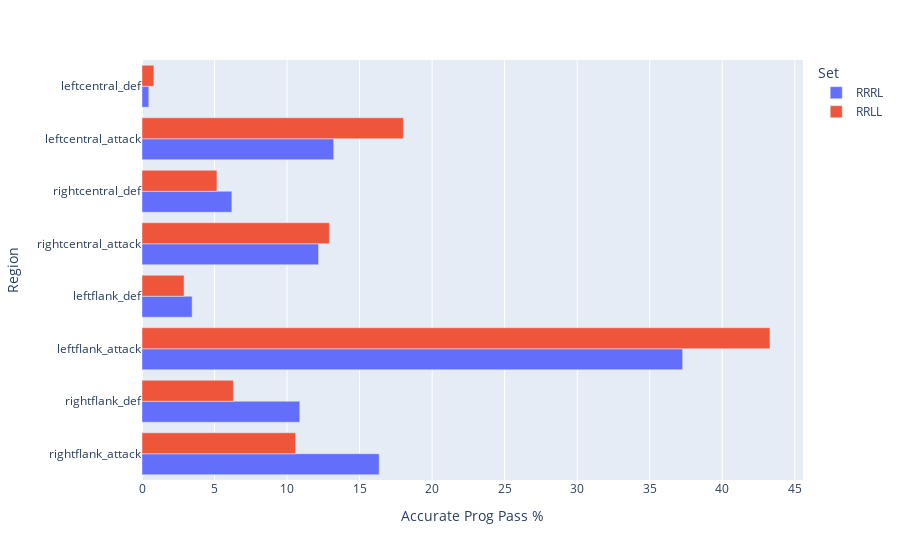

This figure's notebook cell:
### Code cell
# data_reg = [['Right Flank Attack', 16.348577601728483, 'RRRL'],
#             ['Right Flank Attack',10.58601134215501, 'RRLL'],
#             ['Right Flank Def', 10.875045012603529, 'RRRL'],
#             ['Right Flank Def', 6.301197227473219, 'RRLL'],
#             ['Left Flank Attack', 37.27043572200216, 'RRRL'],
#             ['Left Flank Attack', 43.28922495274102, 'RRLL'],
#             ['Left Flank Def', 3.456967951026287, 'RRRL'],
#             ['Left Flank Def', 2.898550724637681, 'RRLL'],
#             ['Right Central Attack', 12.171407994238386, 'RRRL'],
#             ['Right Central Attack', 12.917454316320102, 'RRLL'],
#             ['Right Central Def', 6.1937342455887645, 'RRRL'],
#             ['Right Central Def', 5.16698172652804, 'RRLL'],
#             ['Left Central Attack', 13.215700396110911, 'RRRL'],
#             ['Left Central Attack', 18.021424070573406, 'RRLL'],
#             ['Left Central Def', 0.4681310767014764, 'RRRL'],
#             ['Left Central Def', 0.8191556395715185, 'RRLL']]
rrrl_reg = list(zip(regions,rrrl_region_per))
rrrl_data_reg = [list(i) + ["RRRL"] for i in rrrl_reg]
rrll_data = list(zip(regions,rrll_region_per))
rrll_data_reg = [list(i) + ["RRLL"] for i in rrll_data]
data_reg = rrrl_data_reg + rrll_data_reg
reg = pd.DataFrame(data_reg, columns = ['Region', 'Accurate Prog Pass %', 'Set'])
fig = px.bar(reg, x="Accurate Prog Pass %", y="Region", color='Set', barmode='group', orientation='h')
fig.show()

### Figure 1 — Plotly figure (JSON) as saved in the notebook; plotly's stock layout.template omitted (floating-point values rounded to 4 significant figures)
{"data": [{"alignmentgroup": "True", "hovertemplate": "Set=RRRL<br>Accurate Prog Pass %=%{x}<br>Region=%{y}<extra></extra>", "legendgroup": "RRRL", "marker": {"color": "#636efa"}, "name": "RRRL", "offsetgroup": "RRRL", "orientation": "h", "showlegend": true, "textposition": "auto", "type": "bar", "x": [16.35, 10.88, 37.27, 3.457, 12.17, 6.194, 13.22, 0.4681], "xaxis": "x", "y": ["rightflank_attack", "rightflank_def", "leftflank_attack", "leftflank_def", "rightcentral_attack", "rightcentral_def", "leftcentral_attack", "leftcentral_def"], "yaxis": "y"}, {"alignmentgroup": "True", "hovertemplate": "Set=RRLL<br>Accurate Prog Pass %=%{x}<br>Region=%{y}<extra></extra>", "legendgroup": "RRLL", "marker": {"color": "#EF553B"}, "name": "RRLL", "offsetgroup": "RRLL", "orientation": "h", "showlegend": true, "textposition": "auto", "type": "bar", "x": [10.59, 6.301, 43.29, 2.899, 12.92, 5.167, 18.02, 0.8192], "xaxis": "x", "y": ["rightflank_attack", "rightflank_def", "leftflank_attack", "leftflank_def", "rightcentral_attack", "rightcentral_def", "leftcentral_attack", "leftcentral_def"], "yaxis": "y"}], "layout": {"autosize": true, "barmode": "group", "legend": {"title": {"text": "Set"}, "tracegroupgap": 0}, "margin": {"t": 60}, "xaxis": {"anchor": "y", "autorange": true, "domain": [0, 1], "range": [0, 45.57], "title": {"text": "Accurate Prog Pass %"}, "type": "linear"}, "yaxis": {"anchor": "x", "autorange": true, "domain": [0, 1], "range": [-0.5, 7.5], "title": {"text": "Region"}, "type": "category"}}}
